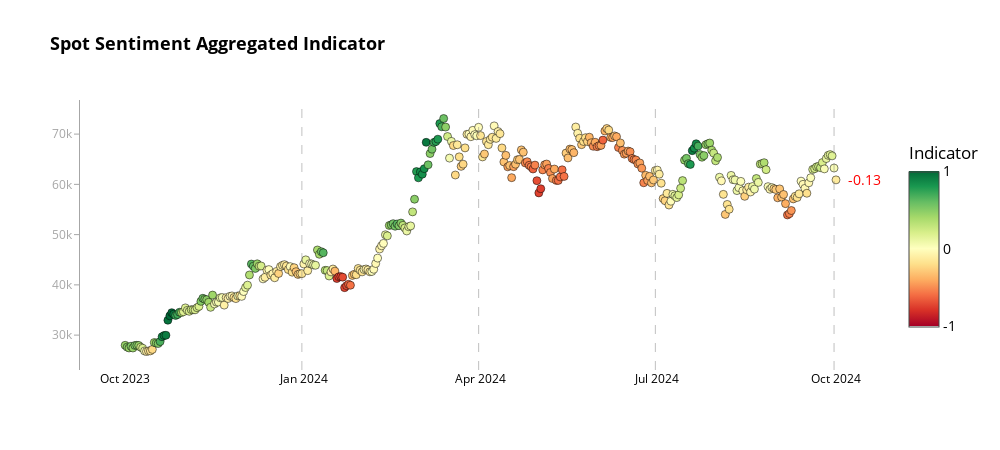

Notebook source saved alongside this figure:
### Code cell
def chart_aggregate(df, indicator_col, price_col, chart_title="Price and Indicator Chart"):
    # Filter for the last 2 years of data
    last_2_years = df.index.max() - pd.DateOffset(years=1)
    df_last_2_years = df[df.index >= last_2_years]

    # Define a consistent grey color
    GREY_COLOR = 'rgba(128, 128, 128, 0.7)'  # Semi-transparent grey

    # Create the scatter plot
    fig = go.Figure()

    fig.add_trace(
        go.Scatter(
            x=df_last_2_years.index,
            y=df_last_2_years[price_col],
            mode='markers',
            marker=dict(
                color=df_last_2_years[indicator_col],
                size=8,
                line=dict(width=0.5, color='black'),  # Thinner black border for dots
                colorscale='RdYlGn',  # Red-Yellow-Green colorscale
                colorbar=dict(
                    title='Indicator',
                    tickvals=[-1, 0, 1],
                    ticktext=['-1', '0', '1'],
                    lenmode='fraction',
                    len=0.75,
                    x=1.02  # Move colorbar slightly to the right
                ),
                cmin=-1,
                cmax=1,
            ),
            text=[f"Date: {date.strftime('%Y-%m-%d')}<br>Price: {price:.2f}<br>Indicator: {ind:.2f}" 
                  for date, price, ind in zip(df_last_2_years.index, df_last_2_years[price_col], df_last_2_years[indicator_col])],
            hoverinfo='text'
        )
    )

    # Add vertical lines for every 3 months (January, April, July, October)
    start_date = df_last_2_years.index[0].to_period('Q').to_timestamp()
    end_date = df_last_2_years.index[-1].to_period('Q').to_timestamp()
    for date in pd.date_range(start=start_date, end=end_date, freq='Q'):
        if df_last_2_years.index[0] <= date <= df_last_2_years.index[-1]:
            fig.add_vline(x=date, line_dash="dash", line_color=GREY_COLOR, line_width=1, opacity=0.7)

    # Get the last value of the indicator and price
    last_value = df_last_2_years[indicator_col].iloc[-1]
    last_price = df_last_2_years[price_col].iloc[-1]

    # Add annotation for the last value
    fig.add_annotation(
        x=df_last_2_years.index[-1],  # Fixed x position at the last date
        y=last_price,  # y position based on the last price
        text=f"{last_value:.2f}",  # Simplified annotation
        showarrow=False,
        font=dict(size=14, color='green' if last_value > 0 else 'red'),
        align="left",
        xanchor="left",
        yanchor="middle",
        xshift=10,  # Shift the annotation slightly to the right of the last point
    )

    # Update layout
    fig.update_layout(
        title={
            'text': chart_title,
            'font': {'color': 'black', 'size': 18, 'weight': 'bold'}
        },
        showlegend=False,
        hovermode="closest",
        plot_bgcolor='white',
        paper_bgcolor='white',
        font={'color': 'black', 'size': 14},
        width=1000,
        height=450,
        margin=dict(r=80)  # Increase right margin to accommodate colorbar
    )

    # Update axes
    fig.update_xaxes(
        showgrid=False, 
        tickfont={'color': 'black', 'size': 12},
        zeroline=False,
        dtick="M3",  # Show tick every 3 months
        tickformat="%b %Y",  # Format as "Mon Year" for every tick
        showline=False,  # Remove x-axis line
        mirror=False
    )
    fig.update_yaxes(
        showgrid=False, 
        tickfont={'color': GREY_COLOR, 'size': 12},
        zeroline=False,
        showline=True,
        linewidth=1,
        linecolor=GREY_COLOR,
        mirror=False,
        ticks='outside',  # Show ticks outside
        ticklen=5,  # Length of the ticks
        tickcolor=GREY_COLOR  # Color of the ticks
    )

    return fig

# Example usage
fig2 = chart_aggregate(merged_df, 'aggregate_indicator_equalweight', 'price_usd_close', "Spot Sentiment Aggregated Indicator")
fig2.show()
pio.write_html(fig2, file=f'bitcoin_analysis_spot_aggr_last_1year.html')
print("All charts have been displayed and saved as separate HTML files.")

### Figure 1 — Plotly figure (JSON) as saved in the notebook; plotly's stock layout.template omitted (floating-point values rounded to 4 significant figures; data arrays with more than 128 entries replaced by an {"elided": "..."} marker saying what was removed)
{"data": [{"hoverinfo": "text", "marker": {"cmax": 1, "cmin": -1, "color": {"elided": "367 float values"}, "colorbar": {"len": 0.75, "lenmode": "fraction", "ticktext": ["-1", "0", "1"], "tickvals": [-1, 0, 1], "title": {"text": "Indicator"}, "x": 1.02}, "colorscale": [[0.0, "rgb(165,0,38)"], [0.1, "rgb(215,48,39)"], [0.2, "rgb(244,109,67)"], [0.3, "rgb(253,174,97)"], [0.4, "rgb(254,224,139)"], [0.5, "rgb(255,255,191)"], [0.6, "rgb(217,239,139)"], [0.7, "rgb(166,217,106)"], [0.8, "rgb(102,189,99)"], [0.9, "rgb(26,152,80)"], [1.0, "rgb(0,104,55)"]], "line": {"color": "black", "width": 0.5}, "size": 8}, "mode": "markers", "text": {"elided": "367 str values"}, "x": {"elided": "367 str values"}, "y": {"elided": "367 float values"}, "type": "scatter"}], "layout": {"shapes": [{"line": {"color": "rgba(128, 128, 128, 0.7)", "dash": "dash", "width": 1}, "opacity": 0.7, "type": "line", "x0": "2023-12-31T00:00:00", "x1": "2023-12-31T00:00:00", "xref": "x", "y0": 0, "y1": 1, "yref": "y domain"}, {"line": {"color": "rgba(128, 128, 128, 0.7)", "dash": "dash", "width": 1}, "opacity": 0.7, "type": "line", "x0": "2024-03-31T00:00:00", "x1": "2024-03-31T00:00:00", "xref": "x", "y0": 0, "y1": 1, "yref": "y domain"}, {"line": {"color": "rgba(128, 128, 128, 0.7)", "dash": "dash", "width": 1}, "opacity": 0.7, "type": "line", "x0": "2024-06-30T00:00:00", "x1": "2024-06-30T00:00:00", "xref": "x", "y0": 0, "y1": 1, "yref": "y domain"}, {"line": {"color": "rgba(128, 128, 128, 0.7)", "dash": "dash", "width": 1}, "opacity": 0.7, "type": "line", "x0": "2024-09-30T00:00:00", "x1": "2024-09-30T00:00:00", "xref": "x", "y0": 0, "y1": 1, "yref": "y domain"}], "annotations": [{"align": "left", "font": {"color": "red", "size": 14}, "showarrow": false, "text": "-0.13", "x": "2024-10-01T00:00:00", "xanchor": "left", "xshift": 10, "y": 60900.0, "yanchor": "middle"}], "title": {"font": {"color": "black", "size": 18, "weight": "bold"}, "text": "Spot Sentiment Aggregated Indicator"}, "font": {"color": "black", "size": 14}, "margin": {"r": 80}, "showlegend": false, "hovermode": "closest", "plot_bgcolor": "white", "paper_bgcolor": "white", "width": 1000, "height": 450, "xaxis": {"tickfont": {"color": "black", "size": 12}, "showgrid": false, "zeroline": false, "dtick": "M3", "tickformat": "%b %Y", "showline": false, "mirror": false}, "yaxis": {"tickfont": {"color": "rgba(128, 128, 128, 0.7)", "size": 12}, "showgrid": false, "zeroline": false, "showline": true, "linewidth": 1, "linecolor": "rgba(128, 128, 128, 0.7)", "mirror": false, "ticks": "outside", "ticklen": 5, "tickcolor": "rgba(128, 128, 128, 0.7)"}}}
